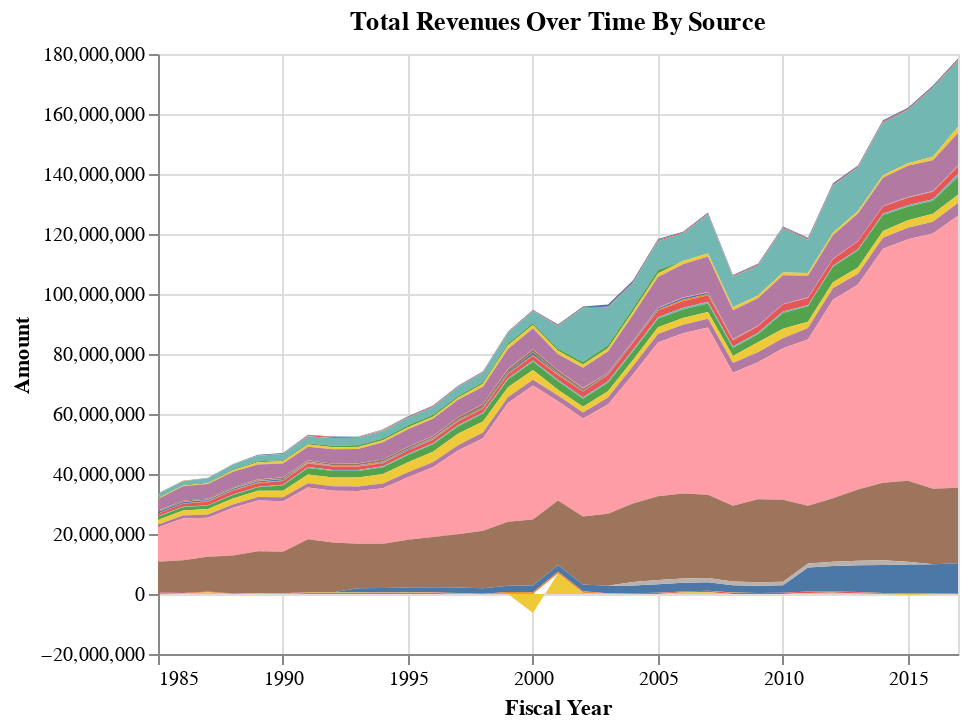

This figure's notebook cell:
### Code cell
import altair as alt

# Group by 'Fiscal Year' and 'Department' and calculate the total 'Amount'
rev_grouped = dfallrevenues.groupby(['Fiscal Year', 'Source'])['Amount'].sum().reset_index()

data2 = alt.Data(values=rev_grouped.to_dict(orient='records'))

# Create a stacked area chart
chart = alt.Chart(data2).mark_area().encode(
    x='Fiscal Year:T',
    y=alt.Y('Amount:Q', stack='zero'),  # Use 'stack="zero"' for non-normalized
    color=alt.Color('Source:N', legend = None),
    tooltip=['Fiscal Year:T', 'Source:N', 'Amount:Q']
).properties(
    title='Total Revenues Over Time By Source'
)

chart.interactive()

### Figure 1 — Vega-Lite specification as saved in the notebook (floating-point values rounded to 4 significant figures; data arrays with more than 128 entries replaced by an {"elided": "..."} marker saying what was removed)
{"config": {"view": {"continuousWidth": 400, "continuousHeight": 300}}, "data": {"values": {"elided": "841 records"}}, "mark": "area", "encoding": {"color": {"field": "Source", "legend": null, "type": "nominal"}, "tooltip": [{"field": "Fiscal Year", "type": "temporal"}, {"field": "Source", "type": "nominal"}, {"field": "Amount", "type": "quantitative"}], "x": {"field": "Fiscal Year", "type": "temporal"}, "y": {"field": "Amount", "stack": "zero", "type": "quantitative"}}, "selection": {"selector005": {"type": "interval", "bind": "scales", "encodings": ["x", "y"]}}, "title": "Total Revenues Over Time By Source", "$schema": "https://vega.github.io/schema/vega-lite/v4.17.0.json"}
